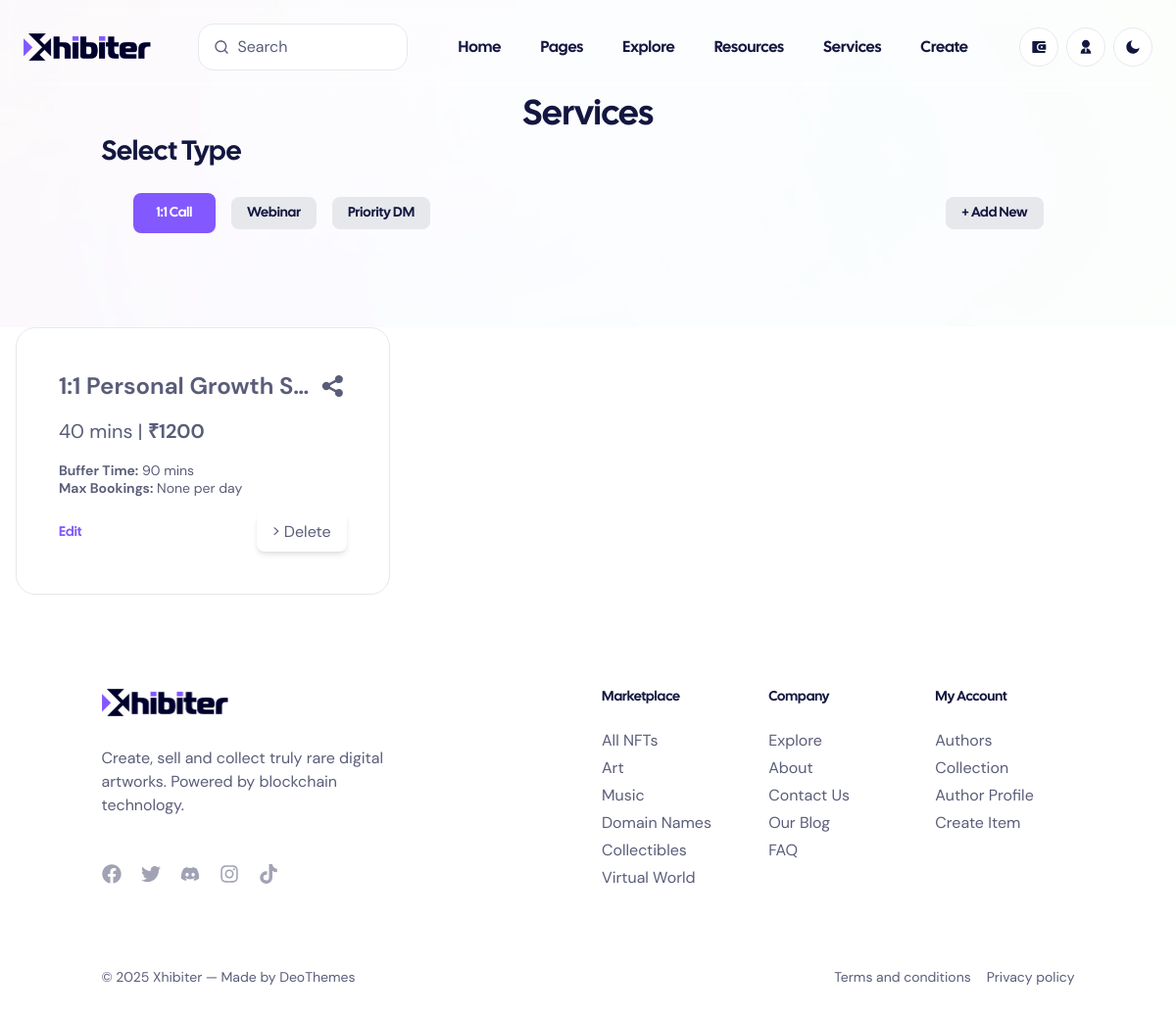
The page /service/video/ (signed in) on the database as committed earlier.
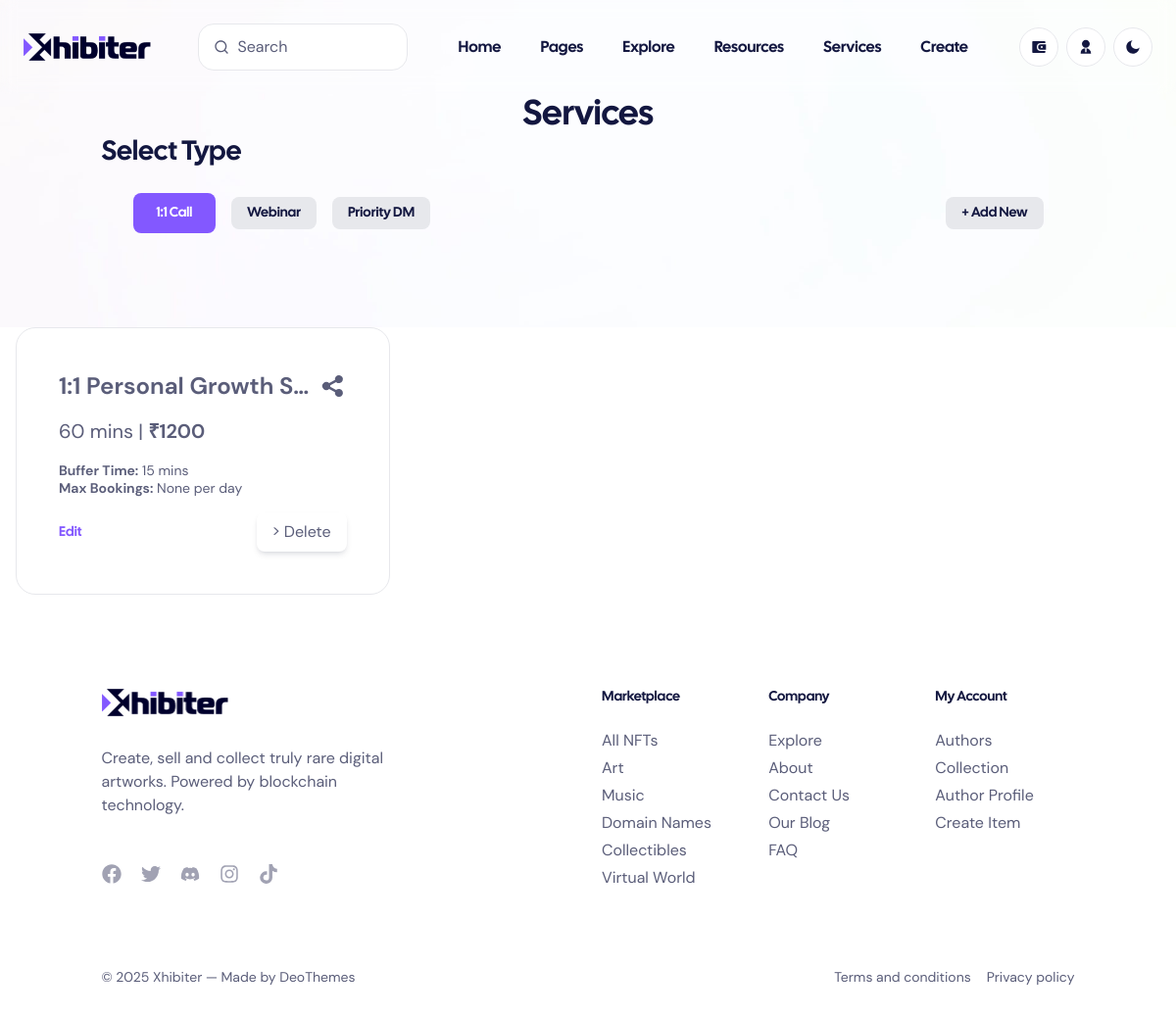
The same page on the database as committed later.
### myapp/models.py (models this page shows, shortened)
class ServiceVideoForm(models.Model):
    creator = models.ForeignKey(UserProfile, on_delete=models.CASCADE)
    slug = models.SlugField(unique=True, blank=True)
    bufferTime = models.CharField(max_length=20,null=True,blank=True)
    title = models.CharField(max_length=255,null=True,blank=True)
    description = models.TextField(null=True,blank=True,default="")
    duration = models.CharField(max_length=2,null=True,blank=True)
    amount = models.CharField(max_length=7,null=True,blank=True)
    maxBookings = models.CharField(max_length=20,null=True,blank=True)
    created_at = models.DateTimeField(auto_now_add=True)
    def get_absolute_url(self):
        return reverse('item', kwargs={'slug': self.slug})

### myapp/views.py (the view)
# urls.py: path('service/video/',views.video,name="service/video"),
@login_required
def video(request):
  creatorvideodetails = []
  try:
        profile = UserProfile.objects.get(id=request.user.id)
  except UserProfile.DoesNotExist:
        raise Http404("Page not found.")
  if not profile.is_creator:
        raise Http404("Page not found.")
  creatorvideosessiondetails =  ServiceVideoForm.objects.filter(creator = request.user.id)
  for creator in creatorvideosessiondetails:
    creatorvideodetails.append(creator)
  return render(request, 'video.html',{'creatorvideosessiondetails':creatorvideodetails})

### myapp/templatetags/utils.py (called while the page is built)
@register.simple_tag(takes_context=True)
def get_domain(context):
    request = context['request']
    return f"{request.scheme}://{request.get_host()}"

### templates/video.html (shortened to what the changed rows need)
{% extends 'base.html' %}
{% load static %}
{% load utils %}
{% block content %}
  <main>
      <section class="relative py-24">
       <div class="container mt-0">
        <h1 class="text-center font-display text-4xl font-medium text-jacarta-700 dark:text-white">
            Services
          </h1>
          <p class=" font-display text-2xl font-medium text-jacarta-700 dark:text-white">Select Type</p><br>
      </section>
      {% if creatorvideosessiondetails %}
      <div class="grid grid-cols-1 sm:grid-cols-2 md:grid-cols-3 px-4 dark:text-white" style="gap:1%">
        {% for creator in creatorvideosessiondetails %}
          <div  id ="session-{{ creator.id }}" class="rounded-2.5xl border border-jacarta-100 bg-white p-[1.1875rem] transition-shadow hover:shadow-lg dark:border-jacarta-700 dark:bg-jacarta-700 h-full flex flex-col">
            <div class="p-6 flex-grow flex flex-col">
              <div class="flex justify-between items-center mb-4 ">
                <h1 class="text-xl font-semibold truncate" title="one to one">{{ creator.title }}</h1>
                <div class="flex items-center gap-2 text-gray-500">
                  {% get_domain as domain %}
                  <button data-tippy-content="Share session" onclick="shareSession('{{ creator.title }}', '{{ domain  }}{{ creator.get_absolute_url }}')" >
                </button>
                </div>
              </div>
              <div class="text-gray-600 text-lg mb-4 flex-grow">
                <span>{{ creator.duration }} mins | </span>
                <span class="text-gray-900 font-semibold">₹{{ creator.amount }}</span>
              </div>
              <div class="text-sm text-gray-700 mb-4">
                <div><strong>Buffer Time:</strong> {{ creator.bufferTime }} mins</div>
                <div><strong>Max Bookings:</strong> {{ creator.maxBookings }} per day</div>
              </div>
              <div class="flex justify-between mt-auto">
                <button
                        class="font-display text-sm font-semibold text-accent"
                        data-bs-toggle="modal"
                        data-bs-target="#editVideoModal"
                        onclick="editVideoSession(
    {{ creator.id }},
    '{{ creator.title|escapejs }}',
    '{{ creator.description|escapejs }}',
    '{{ creator.duration }}',
    '{{ creator.amount }}',
    '{{ creator.bufferTime }}',
    '{{ creator.maxBookings }}',
)" >
                        Edit
                      </button>
                <button class="bg-red-500 text-black px-4 py-2 rounded-lg shadow-md hover:bg-red-600 transition" onclick="deleteVideoSession({{ creator.id }})">>
                  Delete
                </button>
              </div>
            </div>
          </div>
        {% endfor %}
    </div>
        {% endif %}
</main>
    {% endblock %}

Rows that differ between the two databases and show on the page:
changed ServiceVideoForm "None": duration "40" → "60"; bufferTime "90" → "15"
